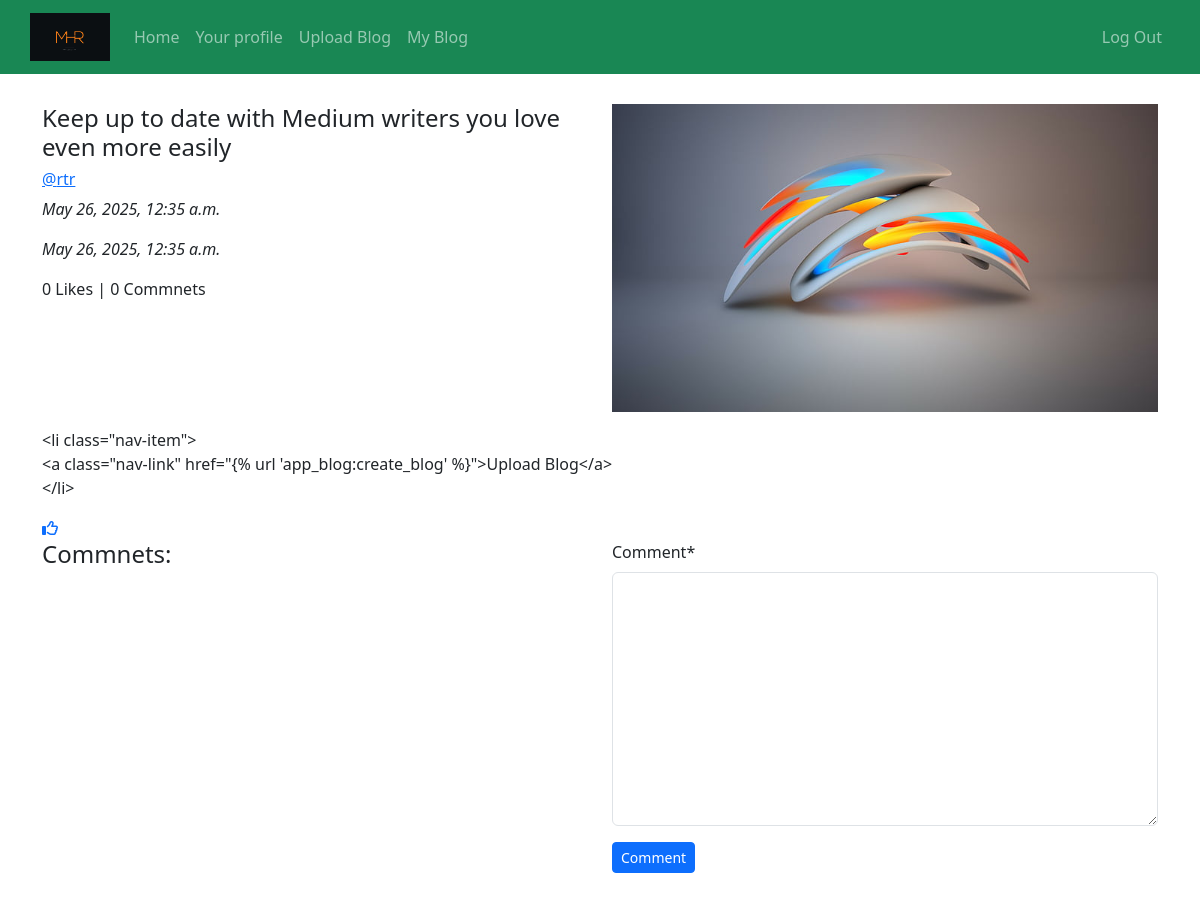
Before: /blog/details/Keep-up-to-date-with-Medium-writers-you-love-even-more-easily-ef255bc6-84ae-450f-879c-040144e5b42f/ (signed in) with the older database file.
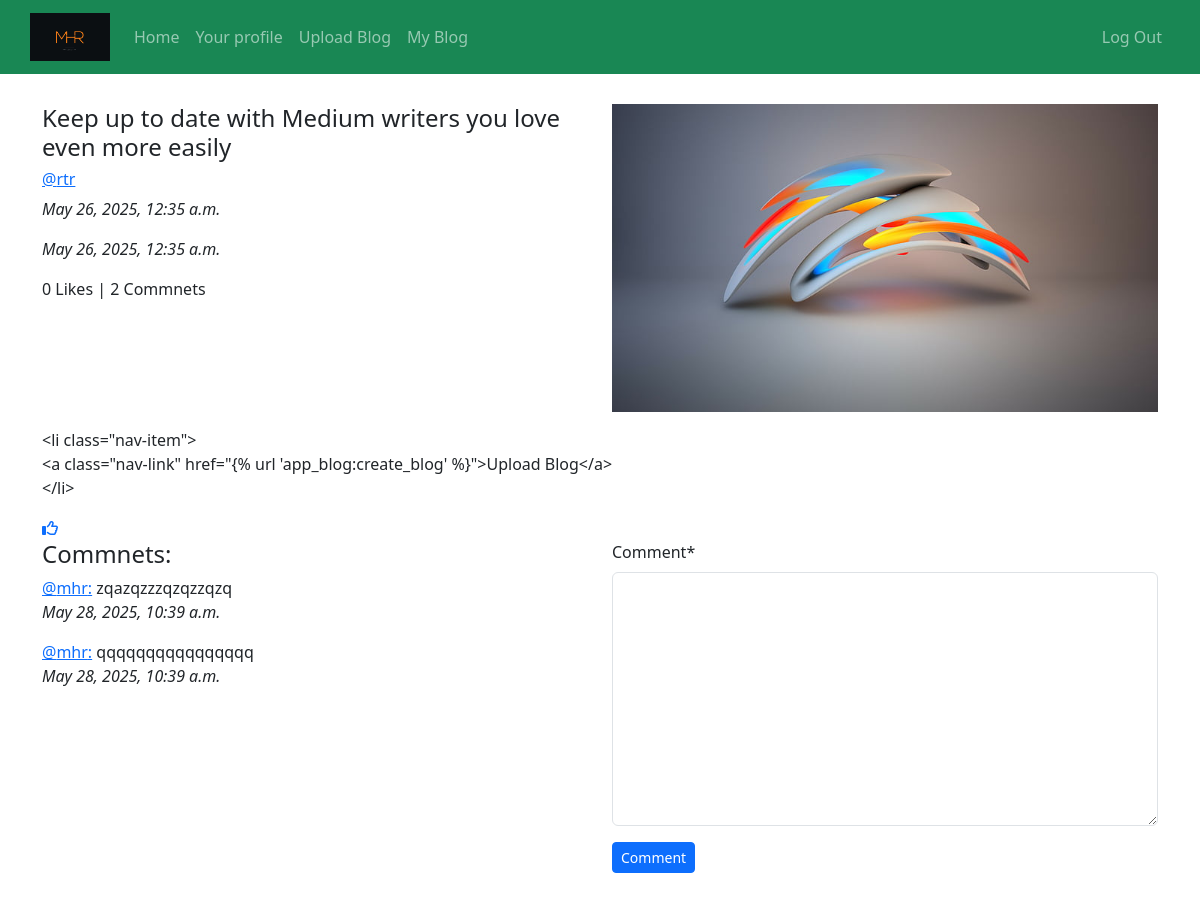
After: the same page with the newer database file.
### app_blog/models.py (models this page shows, shortened)
class Blog(models.Model):
    author = models.ForeignKey(User, related_name='post_author', on_delete=models.CASCADE)
    blog_title = models.CharField(max_length=150, verbose_name="put a title")
    slug = models.SlugField(max_length=254, unique=True)
    blog_content = models.TextField(verbose_name="what is your mind?")
    blog_image = models.ImageField(upload_to='blog_image', verbose_name="image")
    publish_date = models.DateTimeField(auto_now_add=True)
    update_date = models.DateTimeField(auto_now=True)
    class Meta:
        ordering = ('-publish_date',)

class Comment(models.Model):
    blog = models.ForeignKey(Blog, on_delete=models.CASCADE, related_name="blog_comment")
    user = models.ForeignKey(User, on_delete=models.CASCADE, related_name="blog_user")
    comment = models.TextField()
    comment_date = models.DateTimeField(auto_now_add=True)
    class Meta:
        ordering = ['-comment_date']

### app_blog/views.py (the view, shortened to what this page needs)
# urls.py: path('details/<path:slug>/', views.BlogDetails, name="blog_details"),
@login_required
def BlogDetails(request, slug):
    blog = Blog.objects.get(slug=slug)
    comment_form = CommentForm()
    alredy_liked = Like.objects.filter(blog=blog, user=request.user)
    if alredy_liked:
        Liked = True
    else:
        Liked = False
    return render(request, 'blog_details.html', context={'blog':blog, 'form':comment_form, 'liked':Liked})

### app_blog/forms.py
class CommentForm(forms.ModelForm):
    class Meta:
        model = Comment
        fields = ('comment',)

### app_blog/templates/blog_details.html (shortened to what this page needs)
{% extends 'base.html' %}
{% load crispy_forms_tags %}
{% block content %}
    <div class="row">
        <div class="col-sm-6">
            <h4>{{blog.blog_title}}</h4>
            <h6><a href="">@{{blog.author}}</a></h6>
            <p><i>{{blog.publish_date}}</i></p>
            <p><i>{{blog.update_date}}</i></p>
            <p>{{blog.blog_like.count}} Likes | {{blog.blog_comment.count}} Commnets</p>
        </div>
        <div class="col-sm-6">
            <img src="/media/{{blog.blog_image}}" alt="{{blog.blog_title}}" width="100%">
        </div>
    </div>
    <p>{{blog.blog_content|linebreaks}}</p>
    {% if liked %}
    <a href="{% url 'app_blog:unlike_post' pk=blog.pk %}">
        <i class="fa-solid fa-thumbs-up"></i>
    </a>
    {% else %}
    <a href="{% url 'app_blog:like_post' pk=blog.pk %}">
        <i class="fa-regular fa-thumbs-up"></i>
    </a>
    {% endif %}
    <div class="row">
        <div class="col-sm-6">
            <h4>Commnets:</h4>
            {% for comment in blog.blog_comment.all %}
            <p><a href="#">@{{comment.user}}:</a> {{comment.comment}} <br> <i>{{comment.comment_date}}</i></p>
            {% endfor %}
        </div>
        <div class="col-sm-6">
            <form method="POST">
                {{form|crispy}}
                <button type="submit" class="btn btn-primary btn-sm">Comment</button>
            </form>
        </div>
    </div>
{% endblock %}

Changed rows visible on the page:
computed for Blog "Keep up to date with Medium writers you love even more easily": blog_comment.count "0" → "2"
added Comment: user "mhr", comment "zqazqzzzqzqzzqzq", comment_date "May 28, 2025, 10:39 a.m."
added Comment: user "mhr", comment "qqqqqqqqqqqqqqqq", comment_date "May 28, 2025, 10:39 a.m."
